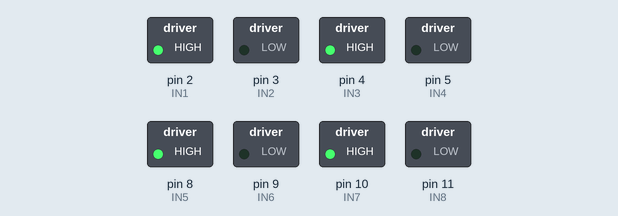
Simulated run of this sketch. Board: Arduino Uno, built with avr-gcc and run on an emulated ATmega328P. On the bench: switched loads named in the sketch (green lamp = pin HIGH).

Above: at 0.1 s.
At 30.1 s:
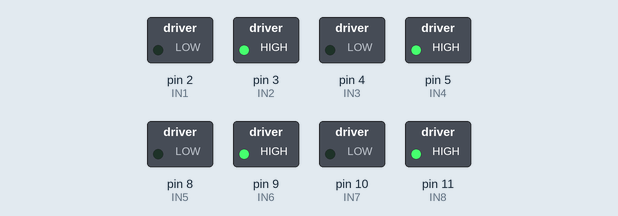
Timing chart, 0 to 31.6 s (numbered marks = the images above):
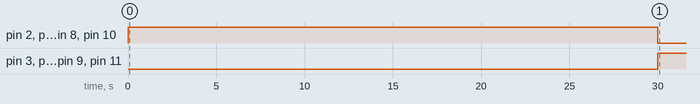

Measured:
- by itself, pin 2 (IN1), pin 4 (IN3), pin 8 (IN5), pin 10 (IN7): LOW → HIGH at 0.00 s, → LOW 30.0 s later
- by itself, pin 3 (IN2), pin 5 (IN4), pin 9 (IN6), pin 11 (IN8): LOW → HIGH at 30.0 s

The sketch:

Task_4.1.ino
```cpp
// First L293D (Motors 1 & 2)
int IN1 = 2;  // Motor A
int IN2 = 3;
int IN3 = 4;  // Motor B
int IN4 = 5;

// Second L293D (Motors 3 & 4)
int IN5 = 8;  // Motor C
int IN6 = 9;
int IN7 = 10;  // Motor D
int IN8 = 11;

void setup() {
  // Set all motor control pins as OUTPUT
  pinMode(IN1, OUTPUT);
  pinMode(IN2, OUTPUT);
  pinMode(IN3, OUTPUT);
  pinMode(IN4, OUTPUT);
  pinMode(IN5, OUTPUT);
  pinMode(IN6, OUTPUT);
  pinMode(IN7, OUTPUT);
  pinMode(IN8, OUTPUT);
}

void loop() {
  // Step 1: Move all motors forward for 30 seconds
  digitalWrite(IN1, HIGH); digitalWrite(IN2, LOW);
  digitalWrite(IN3, HIGH); digitalWrite(IN4, LOW);
  digitalWrite(IN5, HIGH); digitalWrite(IN6, LOW);
  digitalWrite(IN7, HIGH); digitalWrite(IN8, LOW);
  delay(30000);  // 30 seconds

  // Step 2: Move all motors backward for 60 seconds
  digitalWrite(IN1, LOW); digitalWrite(IN2, HIGH);
  digitalWrite(IN3, LOW); digitalWrite(IN4, HIGH);
  digitalWrite(IN5, LOW); digitalWrite(IN6, HIGH);
  digitalWrite(IN7, LOW); digitalWrite(IN8, HIGH);
  delay(60000);  // 60 seconds

  // Step 3: Alternate right and left for 1 minute
  for (int i = 0; i < 6; i++) {
    // Turn right (left-side motors forward only)
    digitalWrite(IN1, HIGH); digitalWrite(IN2, LOW);  // Motor 1
    digitalWrite(IN3, LOW);  digitalWrite(IN4, HIGH); // Motor 2
    digitalWrite(IN5, HIGH); digitalWrite(IN6, LOW);  // Motor 3
    digitalWrite(IN7, LOW);  digitalWrite(IN8, HIGH); // Motor 4
    delay(5000);

    // Turn left (right-side motors forward only)
    digitalWrite(IN1, LOW);  digitalWrite(IN2, HIGH); // Motor 1
    digitalWrite(IN3, HIGH); digitalWrite(IN4, LOW);  // Motor 2
    digitalWrite(IN5, LOW);  digitalWrite(IN6, HIGH); // Motor 3
    digitalWrite(IN7, HIGH); digitalWrite(IN8, LOW);  // Motor 4
    delay(5000);
  }
}
```
